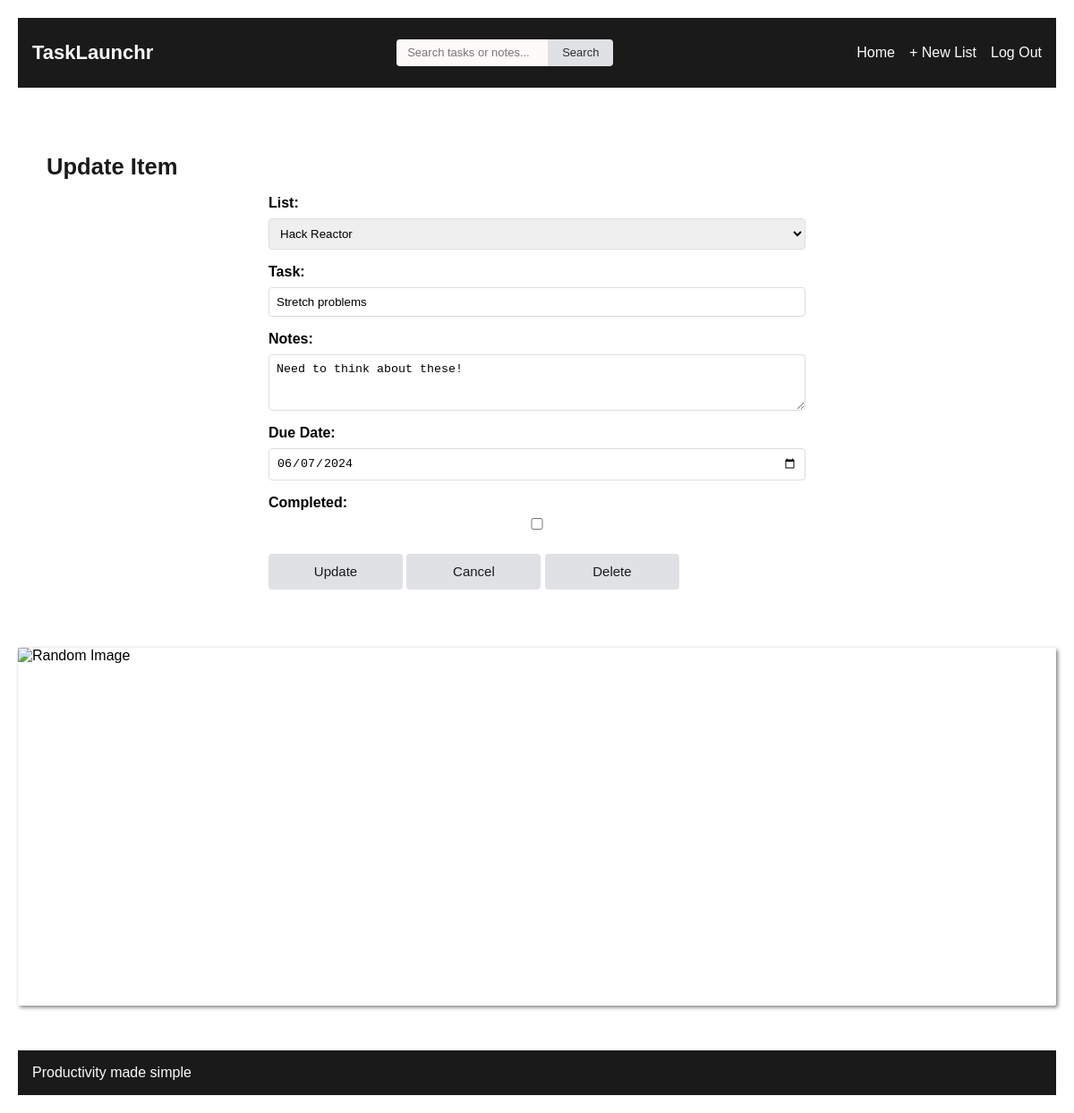
The app's page /todos/items/10/edit/ (signed in), older data.
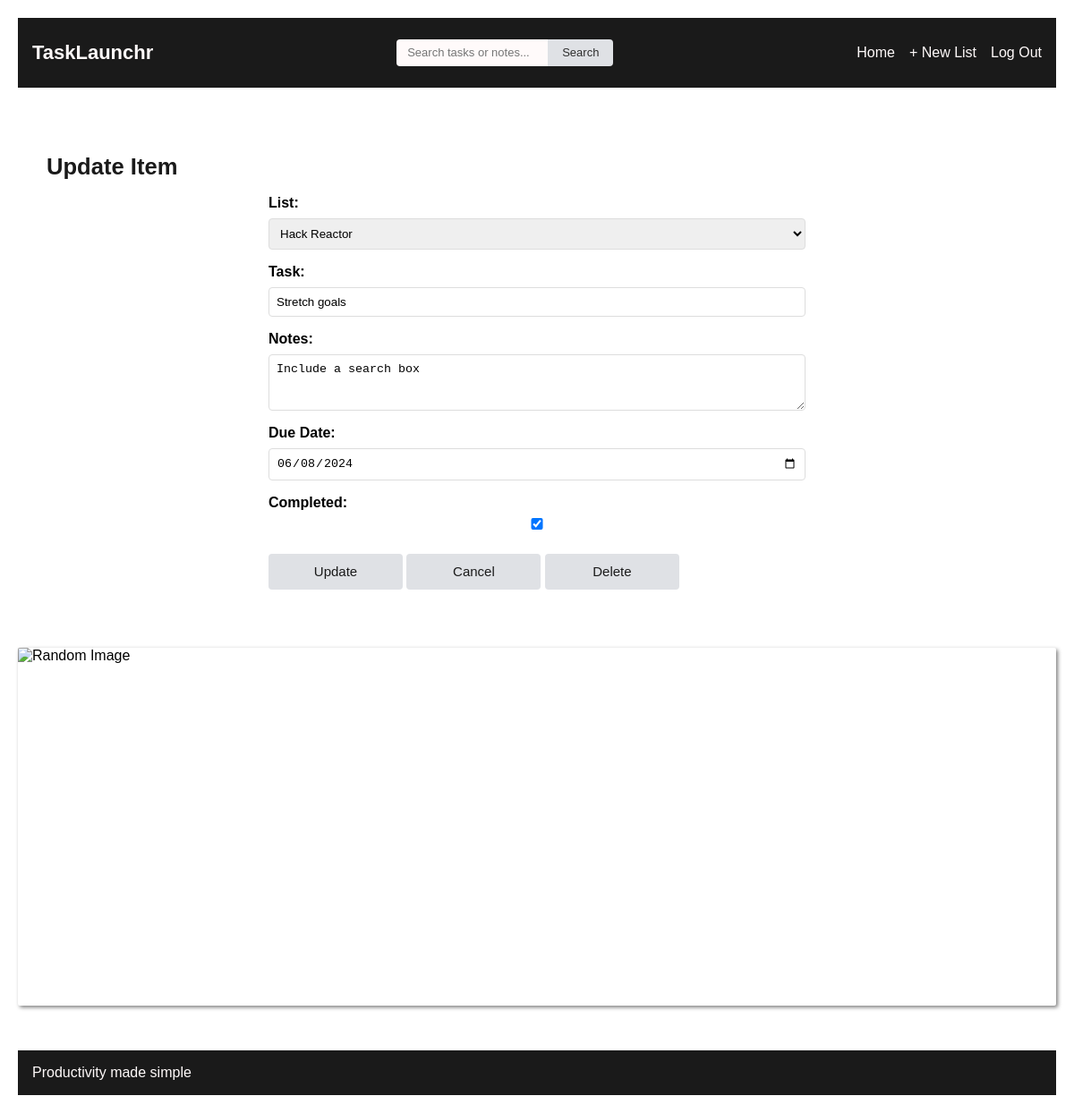
The same page, newer data.
### todos/models.py (models this page shows, shortened)
class TodoItem(models.Model):
    task = models.CharField(max_length=255)
    todolist = models.ForeignKey(
        TodoList,
        related_name="items",
        on_delete=models.CASCADE,
    )
    notes = models.TextField(blank=True, null=True)
    due_date = models.DateTimeField(blank=True, null=True)
    completed = models.BooleanField(default=False)
    created_on = models.DateTimeField(auto_now_add=True)
    user = models.ForeignKey(
        User,
        related_name="todoitems",
        on_delete=models.CASCADE,
    )
    class Meta:
        ordering = [
            "completed",
            "due_date",
            "created_on",
        ]

### todos/views.py (the view)
# urls.py: path("items/<int:id>/edit/", edit_item, name="todo_item_update"),
@login_required
def edit_item(request: HttpRequest, id: int) -> HttpResponse:
    todoitem = get_object_or_404(TodoItem, id=id, user=request.user)
    if request.method == "POST":
        form = TodoItemForm(request.POST, instance=todoitem)
        if form.is_valid():
            updated_item = form.save()
            return redirect("todo_list_detail", id=updated_item.todolist.id)
    else:
        form = TodoItemForm(instance=todoitem)
    return render(
        request,
        "todos/edit_item.html",
        {
            "form": form,
            "todoitem": todoitem,
        },
    )

### todos/forms.py
class TodoItemForm(ModelForm):
    class Meta:
        model = TodoItem
        fields = [
            "todolist",
            "task",
            "notes",
            "due_date",
            "completed",
        ]
        widgets = {
            "due_date": forms.DateInput(attrs={"type": "date"}),
            "notes": forms.Textarea(attrs={"rows": 3}),
            "completed": forms.CheckboxInput(),
        }
        labels = {
            "task": "Task",
            "todolist": "List",
            "notes": "Notes",
            "completed": "Completed",
            "due_date": "Due Date",
        }
        help_texts = {
            "task": "Enter the task description.",
            "todolist": "Select the to-do list this task belongs to.",
            "notes": "Add any additional notes for this task (optional).",
            "completed": "Check if the task is completed.",
            "due_date": "Select the due date for this task.",
        }

### todos/models.py (called while the page is built)
    def __str__(self):
        return self.name

### todos/templates/todos/edit_item.html (shortened to what this page needs)
{% extends "base.html" %}
{% block content %}
    <main class="form-page">
        <div>
            <h1>Update Item</h1>
            <form method="post" class="form-container">
                {% for field in form %}
                    <div class="form-field">
                        {{ field.label_tag }}
                        {{ field }}
                    </div>
                {% endfor %}
                <div class="button-container">
                    <button type="submit" class="button create form-button">Update</button>
                    <a href="{% url 'todo_list_detail' todoitem.todolist.id %}"
                       class="button cancel form-button">Cancel</a>
                    <a href="{% url 'todo_item_delete' todoitem.id %}"
                       class="button delete form-button">Delete</a>
                </div>
            </form>
        </div>
    </main>
{% endblock content %}

Row changes from the older to the newer data that the page shows:
changed TodoItem "Hack Reactor": task "Stretch problems" → "Stretch goals"; notes "Need to think about these!" → "Include a search box"; due_date "06/07/2024" → "06/08/2024"; completed "☐" → "☑"
